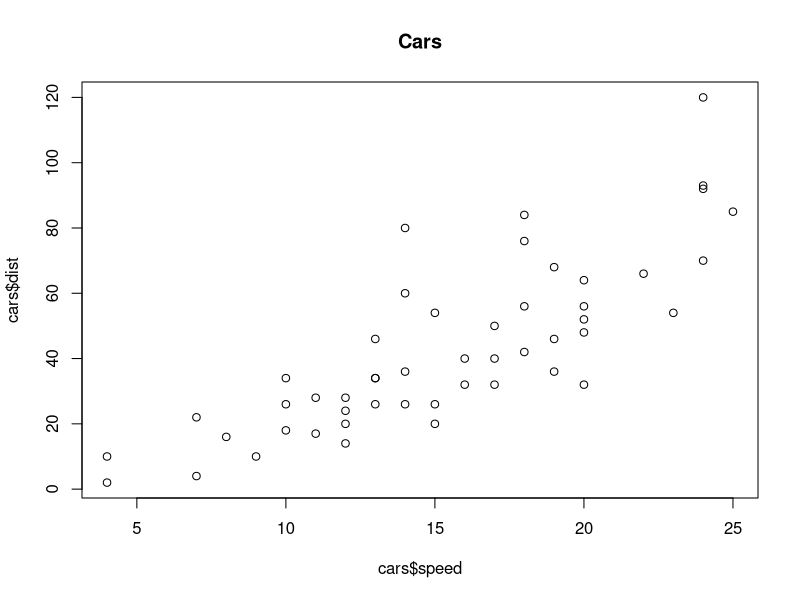

Write R code to recreate this figure.
## ---- chunk 1
head(cars)
## ---- chunk 2
head(cars)
## ---- chunk 3
plot(x=cars$speed, y=cars$dist, main="Cars")
